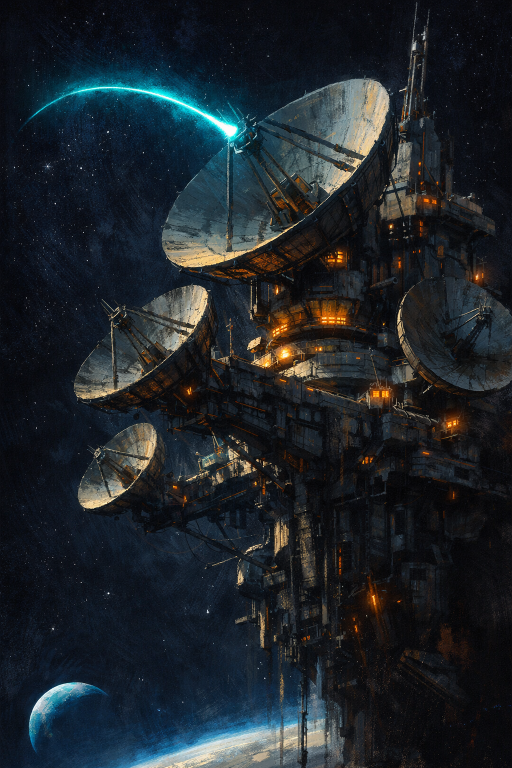
#> input picture assets/cutscenes/cutscene_00_intro_01_relay_station.png, 1024 x 1536 px (shown at 1/2 size)
$ python shop_icon.py ../../assets/cutscenes/cutscene_00_intro_01_relay_station.png ../../assets/cutscenes/cutscene_00_intro_02_signal_console.png
#> lines starting #> are read from the running program, lines starting #| are printed output that depends on the picture; after the words box and inside, x2 and y2 are one past the last pixel; in counts of white or black regions, pixels touching at a corner belong together
#!/usr/bin/env python3
"""Shop icon post-process: the black area OUTSIDE the card frame becomes
transparent (flood fill from the image border over near-black pixels, so dark
space inside the frame is untouched), soft 1 px edge, resized to 1024.

    python3 scripts/tools/shop_icon.py in.png out.png [--thresh 34]
Needs Pillow (on the Mac: ~/.claude/tools/pyart/bin/python).
"""
import sys
from collections import deque
from PIL import Image, ImageFilter

src, dst = sys.argv[1], sys.argv[2]
thresh = int(sys.argv[sys.argv.index("--thresh") + 1]) if "--thresh" in sys.argv else 34
im = Image.open(src).convert("RGBA")
w, h = im.size
#> w = 1024; h = 1536
px = im.load()
outside = bytearray(w * h)
q = deque()
for x in range(w):
    q.append((x, 0)); q.append((x, h - 1))
for y in range(h):
    q.append((0, y)); q.append((w - 1, y))
while q:
    x, y = q.popleft()
    i = y * w + x
    if outside[i]:
        continue
    r, g, b, a = px[x, y]
    if max(r, g, b) > thresh:
        continue
    outside[i] = 1
    if x > 0: q.append((x - 1, y))
    if x < w - 1: q.append((x + 1, y))
    if y > 0: q.append((x, y - 1))
    if y < h - 1: q.append((x, y + 1))
#> this loop made 3161817 passes
#> (r, g, b) on passes 1 to 3: (12, 13, 17), (20, 27, 38), (3, 4, 8)
mask = Image.frombytes("L", (w, h), bytes(0 if o else 255 for o in outside))
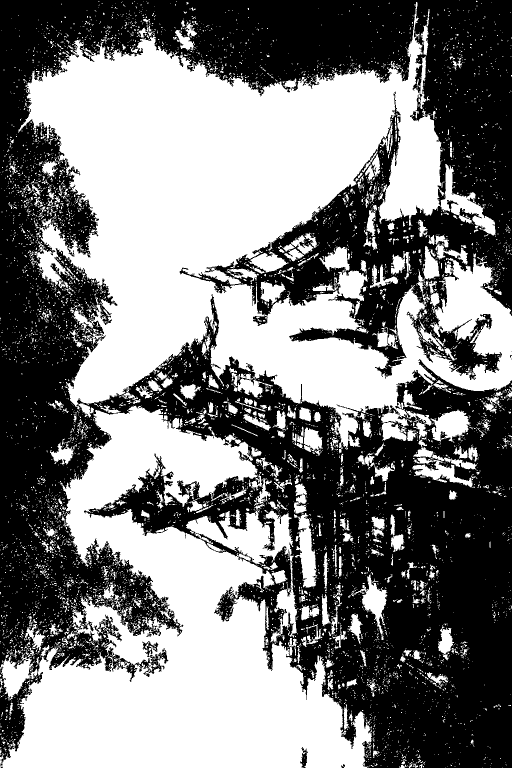
#> mask: PIL image 1024x1536 L (shown at 1/2 size); 49.8% white; 7918 white regions (7361 under 20 px), largest, box (x1, y1, x2, y2) and area: (36, 4, 1024, 900) 405494, (0, 811, 744, 1536) 261994, (881, 328, 991, 471) 4462
mask = mask.filter(ImageFilter.GaussianBlur(0.8))
im.putalpha(mask)
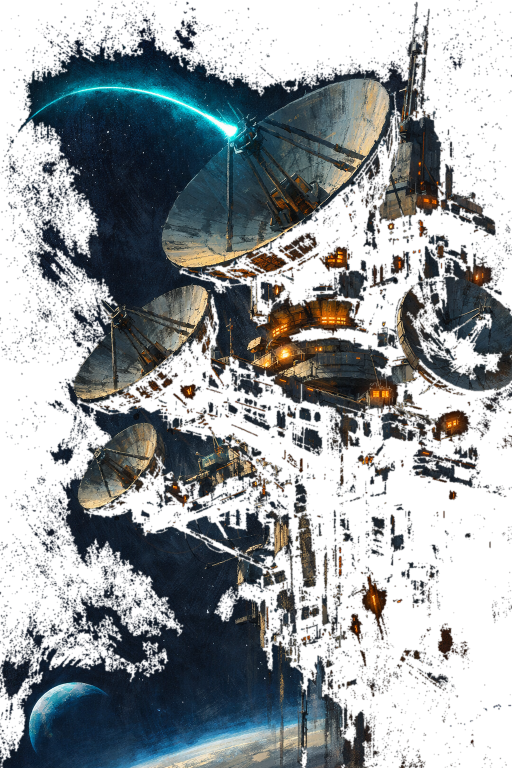
#> im: PIL image 1024x1536 RGBA (shown at 1/2 size); mean R, G, B, A 30.1, 36.4, 41.4, 126.9; transparent parts drawn white
# Crop to the card and re-pad so every icon's frame has the same size (the
# renders place the frame at 60-95% of the canvas).
im = im.crop(im.getchannel("A").getbbox())
fit = int(1024 * 0.96)
k = fit / max(im.size)
im = im.resize((max(1, round(im.width * k)), max(1, round(im.height * k))), Image.LANCZOS)
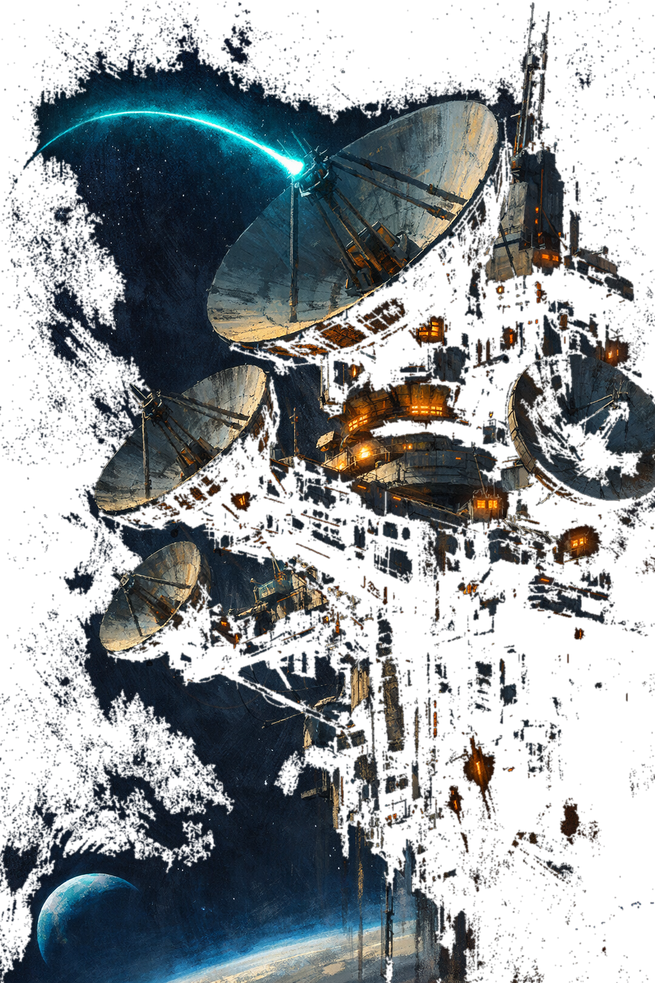
#> im: PIL image 655x983 RGBA; mean R, G, B, A 25.8, 31.4, 34.6, 127; transparent parts drawn white
canvas = Image.new("RGBA", (1024, 1024), (0, 0, 0, 0))
#> canvas: PIL image 1024x1024 RGBA; every value is 0
canvas.paste(im, ((1024 - im.width) // 2, (1024 - im.height) // 2), im)
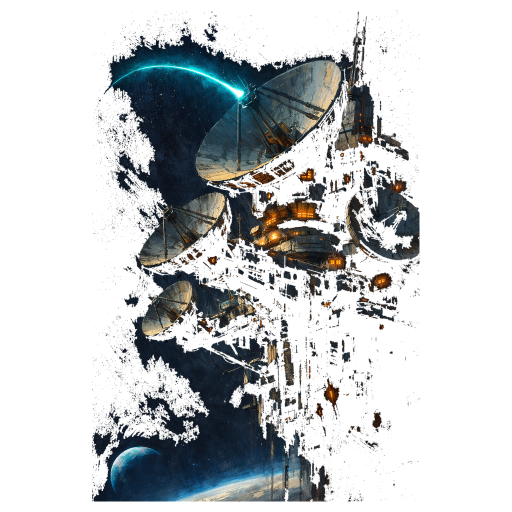
#> canvas: PIL image 1024x1024 RGBA (shown at 1/2 size); mean R, G, B, A 14.3, 17.5, 19.1, 73.1; transparent parts drawn white
im = canvas
im.save(dst, optimize=True)
kept = sum(1 for o in outside if not o) / (w * h)
print(f"{dst}: {kept:.0%} of the canvas kept")
#| ../../assets/cutscenes/cutscene_00_intro_02_signal_console.png: 50% of the canvas kept

$ run again, on assets/cutscenes/cutscene_00_intro_04_launch.png
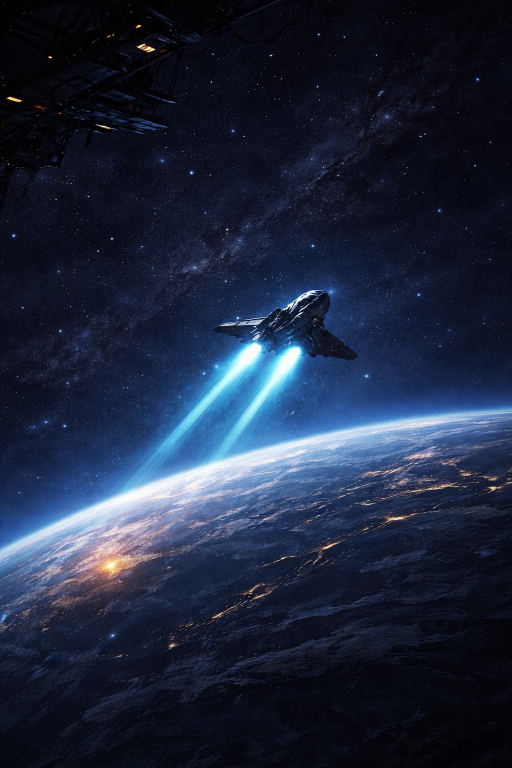
#> input picture assets/cutscenes/cutscene_00_intro_04_launch.png, 1024 x 1536 px (shown at 1/2 size)
#> the loop `while q:` made 2618087 passes
#> (r, g, b) on passes 1 to 3: (0, 0, 2), (6, 8, 12), (0, 0, 2)
#> `mask = Image.frombytes("L", (w, h), bytes(0 if o else 255 for o in out..`:
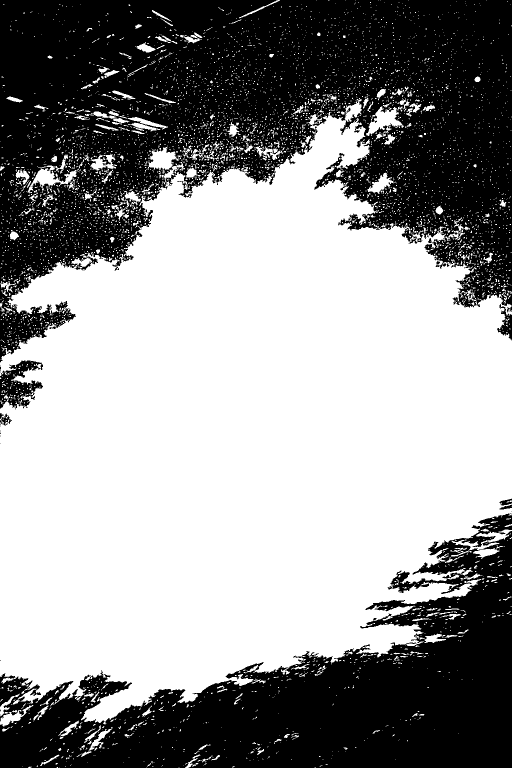
#> mask: PIL image 1024x1536 L (shown at 1/2 size); 58.4% white; 23 black regions (16 under 20 px), largest, box (x1, y1, x2, y2) and area: (0, 0, 1024, 725) 422144, (0, 1027, 1024, 1536) 226305, (0, 721, 86, 819) 4314
#> `canvas.paste(im, ((1024 - im.width) // 2, (1024 - im.height) // 2), im)`:
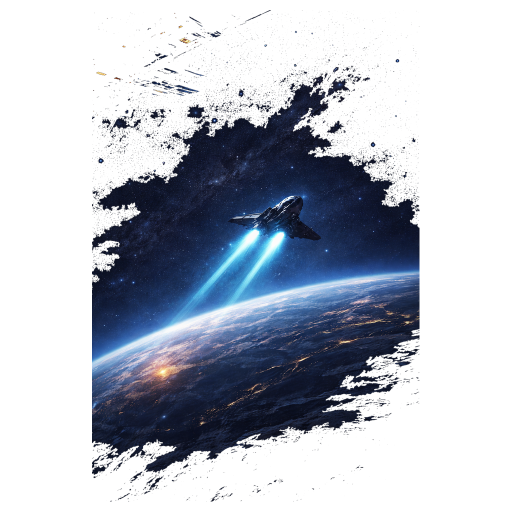
#> canvas: PIL image 1024x1024 RGBA (shown at 1/2 size); mean R, G, B, A 16.2, 21.6, 32.3, 88.7; transparent parts drawn white
#| ../../assets/cutscenes/cutscene_00_intro_04_launch.png: 58% of the canvas kept
